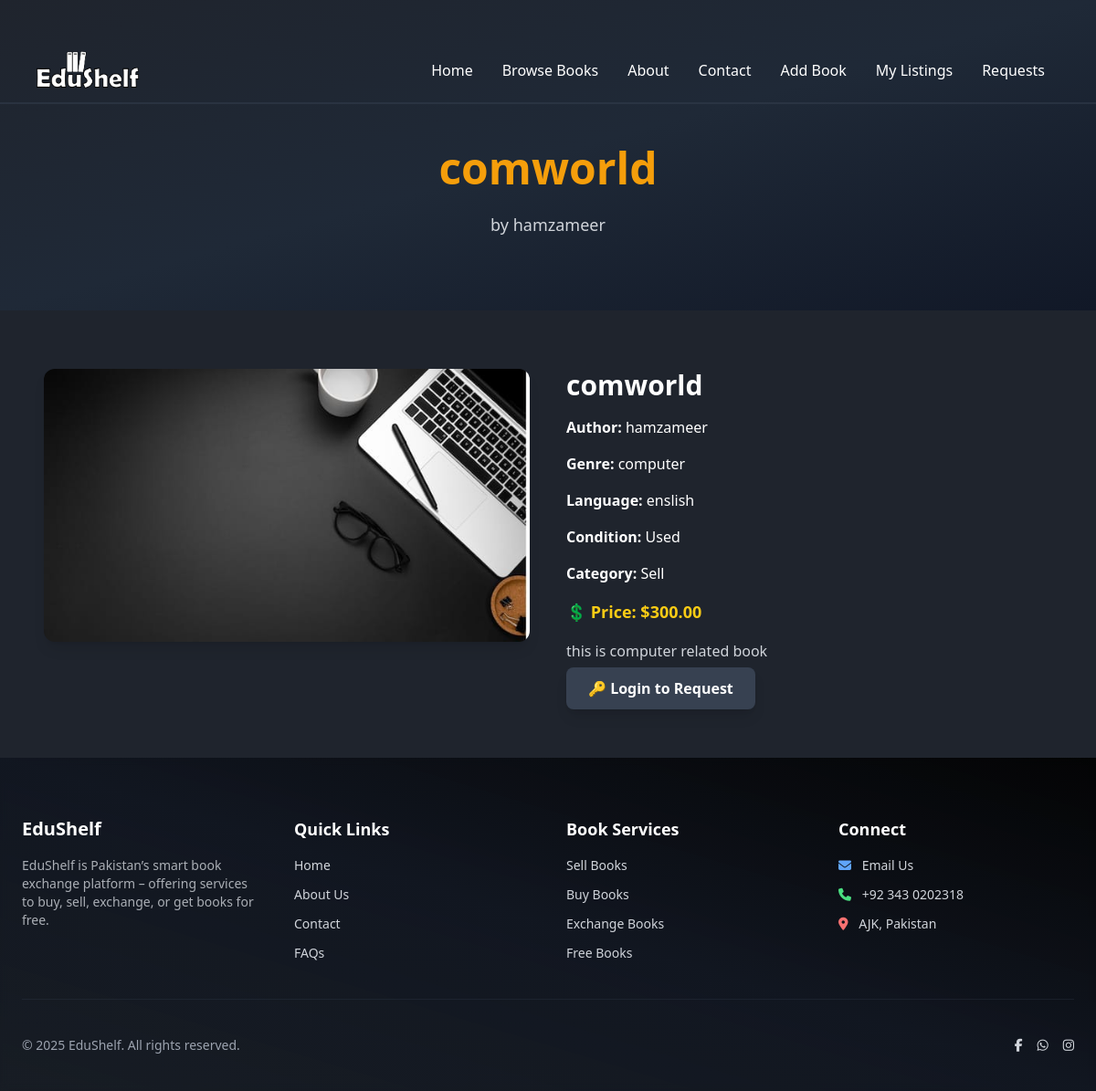
Page /books/1/ on the committed database.
### books/models.py (models this page shows, shortened)
class Book(models.Model):
    CATEGORY_CHOICES = [
        ('sell', 'Sell'),
        ('exchange', 'Exchange'),
        ('free', 'Free'),
        ('buy', 'Buy'),
    ]
    CONDITION_CHOICES = [
        ('new', 'New'),
        ('good', 'Good'),
        ('used', 'Used'),
        ('old', 'Old'),
    ]
    title = models.CharField(max_length=200)
    author = models.CharField(max_length=200)
    genre = models.CharField(max_length=100)
    category = models.CharField(max_length=10, choices=CATEGORY_CHOICES)
    language = models.CharField(max_length=100)
    condition = models.CharField(max_length=10, choices=CONDITION_CHOICES)
    price = models.DecimalField(max_digits=8, decimal_places=2, null=True, blank=True)  # Only if Sell
    description = models.TextField()
    cover_image = models.ImageField(upload_to="book_covers/")
    upload_date = models.DateTimeField(auto_now_add=True)
    uploader = models.ForeignKey(
        settings.AUTH_USER_MODEL,  # ✅ Custom User compatibility
        on_delete=models.CASCADE,
        related_name="uploaded_books"
    )

### books/views.py (the view, shortened to what this page needs)
# urls.py: path("<int:book_id>/", views.book_detail, name="book_detail"),
def book_detail(request, book_id):
    book = get_object_or_404(Book, id=book_id)
    existing_request = None
    is_uploader = False
    context = {
        "book": book,
        "existing_request": existing_request,
        "is_uploader": is_uploader,
    }
    return render(request, "main/book_detail.html", context)

### accounts/context_processors.py (called while the page is built, shortened)
def global_counts(request):
    return {
        'global_unread_count': 0,
        'global_unread_messages': 0
    }

### templates/main/book_detail.html (shortened to what this page needs)
{% extends "base/base.html" %}
{% load static %}
{% block content %}
<body class="bg-[#1f242d] text-white font-sans">
  <section class="py-20 bg-gradient-to-br from-[#1f242d] via-gray-800 to-gray-900 text-amber-500 animate-section min-h-[60vh]">
    <div class="max-w-5xl mx-auto px-6 text-center space-y-6 mt-20">
      <h2 class="text-5xl font-extrabold">{{ book.title }}</h2>
      <p class="text-gray-300 text-lg">by {{ book.author }}</p>
    </div>
  </section>
  <section class="py-16 bg-[#1f242d] text-white">
    <div class="max-w-6xl mx-auto px-6 grid grid-cols-1 md:grid-cols-2 gap-10">
      <div class="group relative">
        {% if book.cover_image %}
          <img src="{{ book.cover_image.url }}" class="rounded-xl shadow-lg w-full object-cover transform group-hover:scale-105 transition duration-500">
        {% else %}
          <img src="{% static 'images/default-book.jpg' %}" class="rounded-xl shadow-lg w-full object-cover transform group-hover:scale-105 transition duration-500">
        {% endif %}
      </div>
      <div class="space-y-4">
        <h3 class="text-3xl font-bold">{{ book.title }}</h3>
        <p><span class="font-semibold">Author:</span> {{ book.author }}</p>
        <p><span class="font-semibold">Genre:</span> {{ book.genre }}</p>
        <p><span class="font-semibold">Language:</span> {{ book.language }}</p>
        <p><span class="font-semibold">Condition:</span> {{ book.get_condition_display }}</p>
        <p><span class="font-semibold">Category:</span> {{ book.get_category_display }}</p>
        {% if book.category == "sell" and book.price %}
          <p class="text-yellow-400 font-bold text-lg">💲 Price: ${{ book.price }}</p>
        {% endif %}
        <p class="mt-4 text-gray-300 leading-relaxed">{{ book.description }}</p>
<div class="mt-6">
  {% if user.is_authenticated %}
    {% if is_uploader %}
      <p class="text-blue-400 font-semibold">📘 This is your uploaded book.</p>
    {% elif existing_request %}
      <p class="text-yellow-400 font-semibold">📩 You already requested this book (Status: {{ existing_request.status|title }})</p>
    {% else %}
      <form method="post" action="{% url 'request_book' book.id %}">
        {% csrf_token %}
        <button type="submit" class="px-6 py-3 rounded-lg bg-gradient-to-r from-amber-500 to-yellow-600 text-black font-semibold shadow-lg hover:scale-105 transform transition">
          📩 Request this Book
        </button>
      </form>
    {% endif %}
  {% else %}
    <a href="{% url 'login' %}" class="px-6 py-3 rounded-lg bg-gray-700 text-white font-semibold shadow-lg hover:bg-gray-600 transition">
      🔑 Login to Request
    </a>
  {% endif %}
</div>
      </div>
    </div>
  </section>
</body>
{% endblock content %}

### templates/base/base.html (style rules this page uses)
.animate-section { opacity: 0; transform: translateY(30px); transition: opacity 0.8s ease, transform 0.8s ease; }
.animate-section { animation: fadeIn 0.5s ease-in-out forwards; }

### rows in the picture
Book: title "comworld", author "hamzameer", cover_image (picture), genre "computer", language "enslish", condition "Used", category "Sell", price "300.00", description "this is computer related book"
